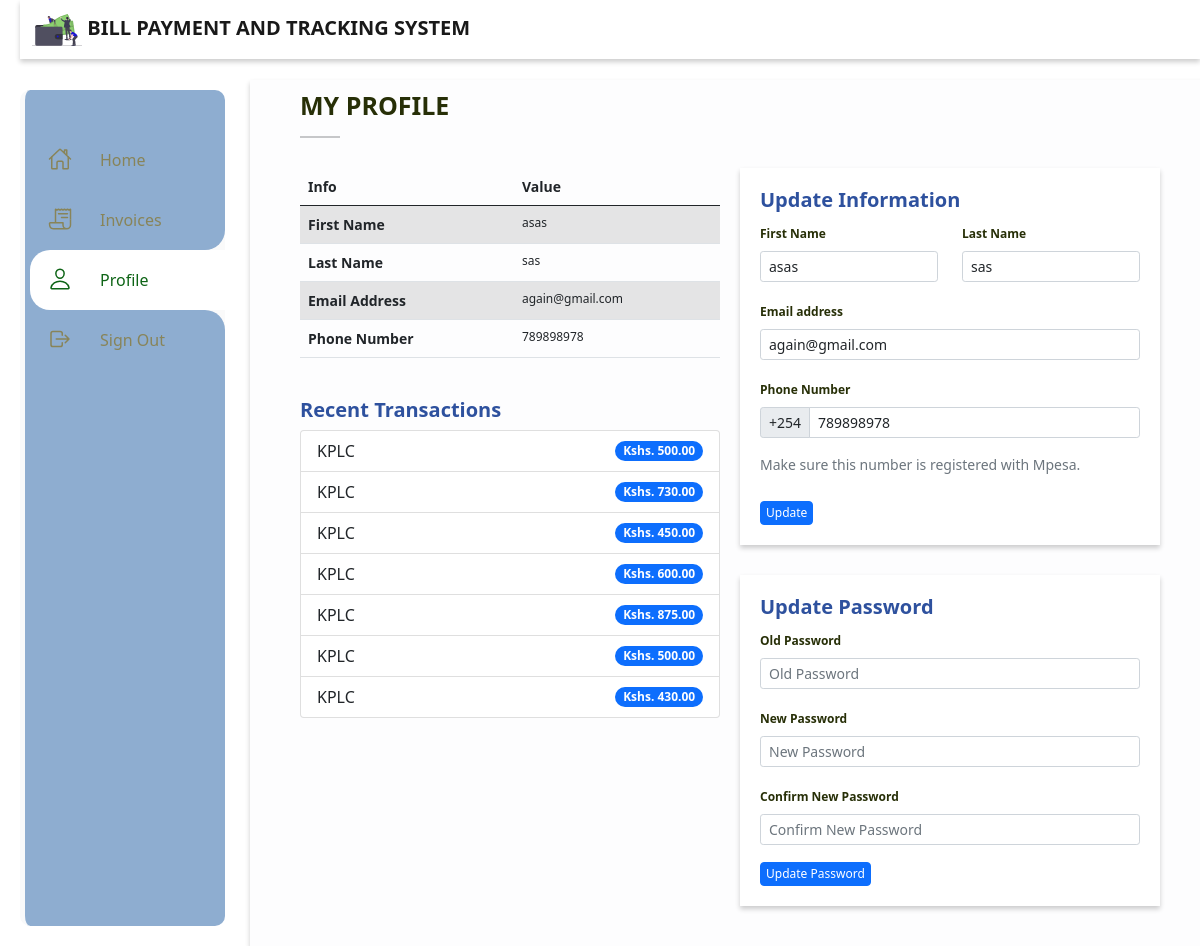
Page /profile/ (signed in) on the committed database.
### accounts/models.py (models this page shows, shortened)
class User(AbstractBaseUser, PermissionsMixin):
	email 			= models.EmailField(_("email address"), unique=True)
	first_name 		= models.CharField(max_length=100, null=True)
	last_name 		= models.CharField(max_length=100, null=True)
	start_date 		= models.DateTimeField(default=timezone.now)
	is_active 		= models.BooleanField(default=True)
	is_staff 		= models.BooleanField(default=False)
	avatar			= models.ImageField(blank=True, null=True)
	phone_number 	= models.BigIntegerField(blank=True, null=True)
	objects 	= CustomAccountManager()
	USERNAME_FIELD = "email"

### mpesa_api/models.py (models this page shows, shortened)
class BaseModel(models.Model):
	created_at = models.DateTimeField(auto_now_add=True)
	updated_at = models.DateTimeField(auto_now=True)
	class Meta:
		abstract = True

class MpesaPayment(BaseModel):
	my_subscription = models.ForeignKey(MySubscription, on_delete=models.CASCADE, blank=True, null=True)
	amount = models.DecimalField(max_digits=10, decimal_places=2)

### main/models.py (models this page shows, shortened)
class BaseModel(models.Model):
    created_date = models.DateTimeField(auto_now_add=True)
    modified_date = models.DateTimeField(auto_now=True)
    class Meta:
        abstract = True

class MySubscription(BaseModel):
	user 			= models.ForeignKey(User, on_delete=models.CASCADE)
	subscription 	= models.ForeignKey(Subscription, on_delete=models.CASCADE)
	account_no 		= models.CharField(max_length=100)

class Subscription(models.Model):
	name 	= models.CharField(max_length=50)
	pic 	= models.ImageField(upload_to="./subscriptions")

### main/views.py (the view)
# urls.py: path('profile/', profile, name="profile"),
@login_required
def profile(request):
	if request.user.is_superuser == True:
		return redirect("admin:index")
	template_name = "profile.html"
	trans = MpesaPayment.objects.filter(my_subscription__user=request.user).order_by("-pk")
	context = {
		"nbar":"profile",
		"user": request.user,
		"trans":trans,
	}
	return render(request, template_name, context)

### main/templates/profile.html (shortened to what this page needs)
{% extends "base.html" %}
{% load static %}
{% block custom_css %}
	<link rel="stylesheet" type="text/css" href="{% static 'css/profile.css' %}">
{% endblock %}
{% block content %}
	<div class="" style="margin-bottom: 30px">
		<h3 style="font-size: 25px; color: #272f07">MY PROFILE</h3>
		<hr style="width: 40px; height: 2px">
	</div>
	<div class="profile-main">
		<div class="info-section">
			<div class="table">
				<table class="table table-striped">
				  <thead>
				    <tr>
				    	<th scope="col">Info</th>
				      <th scope="col">Value</th>
				    </tr>
				  </thead>
				  <tbody>
				    <tr>
				      <th scope="row">First Name</th>
				      <td>
				      	{{user.first_name}}
				      </td>
				    </tr>
				    <tr>
				      <th scope="row">Last Name</th>
				      <td>
				      	{{user.last_name}}
				      </td>
				    </tr>
				    <tr>
				      <th scope="row">Email Address</th>
				      <td>
				      	{{user.email}}
				      </td>
				    </tr>
				    <tr>
				      <th scope="row">Phone Number</th>
				      <td>
				      	{{user.phone_number}}
				      </td>
				    </tr>
				  </tbody>
				</table>
			</div>
			<div class="recent-transactions">
				<br>
				<h3>Recent Transactions</h3>
				<ul class="list-group">
					{% for tran in trans %}
				  <li class="list-group-item d-flex justify-content-between align-items-center">
				    {{tran.my_subscription.subscription.name}}
				    <span class="badge bg-primary rounded-pill">Kshs. {{tran.amount}}</span>
				  </li>
				  {% endfor %}
				</ul>
			</div>
		</div>
		<div class="update-section">
			<div class="form">
				<h3>Update Information</h3>
				<form action="{% url 'accounts:update' request.user.id %}" method="post">
					<div class="row">
						<div class="col-lg-6">
							<div class="mb-3">
								 <label for="exampleFormControlInput1" class="form-label">First Name</label>
							  <input class="form-control form-control-sm" type="text" placeholder="First Name" aria-label=".form-control-sm example" name="first_name" value="{{user.first_name}}">
							</div>
						</div>
						<div class="col-lg-6">
							<div class="mb-3">
								 <label for="exampleFormControlInput1" class="form-label">Last Name</label>
							  <input class="form-control form-control-sm" type="text" placeholder="Last Name" aria-label=".form-control-sm example" name="last_name" value="{{user.last_name}}">
							</div>
						</div>
					</div>
					<div class="mb-3">
						 <label for="exampleFormControlInput1" class="form-label">Email address</label>
					  <input class="form-control form-control-sm" type="email" placeholder="Email Address" aria-label=".form-control-sm example" name="email" value="{{user.email}}">
					</div>
					 <label for="exampleFormControlInput1" class="form-label">Phone Number</label>
					<div class="input-group input-group-sm mb-3">
						<span class="input-group-text" id="inputGroup-sizing-sm">+254</span>
						<input type="number" class="form-control" aria-label="Sizing example input"
						placeholder="Phone number"
						aria-describedby="inputGroup-sizing-sm" name="phone_number" value="{{user.phone_number}}">
					</div>
					<div id="emailHelp" class="form-text">Make sure this number is registered with Mpesa.</div> <br>
					<div class="bottom">
						<button type="submit" class="btn btn-primary">Update</button>
					</div>
				</form>
			</div>
			<div class="form">
				<h3>Update Password</h3>
				<form action="{% url 'accounts:update_password'%}" method="post">
					<div class="mb-3">
						 <label for="exampleFormControlInput1" class="form-label">Old Password</label>
					  <input class="form-control form-control-sm" type="text" placeholder="Old Password" aria-label=".form-control-sm example" name="old_password">
					</div>
					<div class="mb-3">
						 <label for="exampleFormControlInput1" class="form-label">New Password</label>
					  <input class="form-control form-control-sm" type="Password" placeholder="New Password" aria-label=".form-control-sm example" name="new_password">
					</div>
					<div class="mb-3">
						 <label for="exampleFormControlInput1" class="form-label">Confirm New Password</label>
					  <input class="form-control form-control-sm" type="Password" placeholder="Confirm New Password" aria-label=".form-control-sm example" name="confirm_new_password">
					</div>
					<div class="bottom">
						<button type="submit" class="btn btn-primary">Update Password</button>
					</div>
				</form>
			</div>
		</div>
	</div>
{% endblock %}

### static/css/base.css (style rules this page uses)
* { margin: 0; padding: 0; box-sizing: border-box; }
body { min-height: 100vh; background: #ffffff; }
.home-main h3 { color: #2e519e; font-weight: bold; font-size: 20px; }
th { font-size: 14px !important; }
td { font-size: 12px !important; }
.btn { padding: 2px 5px !important; font-size: 12px; }

### static/css/profile.css (style rules this page uses)
.profile-main { display: flex; }
.info-section { flex: 1; width: 100%; }
.update-section { flex: 1; width: 100%; margin-left: 20px; }
.form { background: #ffffff; box-shadow: 0 3px 5px rgb(0 0 0 / 0.2); padding: 20px; margin-bottom: 30px; }
label { font-size: 12px; color: #272f07; font-weight: bold; }
.table { margin-right: 50px !important; }

### rows in the picture
User: first_name "asas", last_name "sas", email "again@gmail.com", phone_number "789898978"
MpesaPayment: my_subscription.subscription.name "KPLC", amount "500.00"
MpesaPayment: my_subscription.subscription.name "KPLC", amount "730.00"
MpesaPayment: my_subscription.subscription.name "KPLC", amount "450.00"
MpesaPayment: my_subscription.subscription.name "KPLC", amount "600.00"
MpesaPayment: my_subscription.subscription.name "KPLC", amount "875.00"
MpesaPayment: my_subscription.subscription.name "KPLC", amount "500.00"
MpesaPayment: my_subscription.subscription.name "KPLC", amount "430.00"
